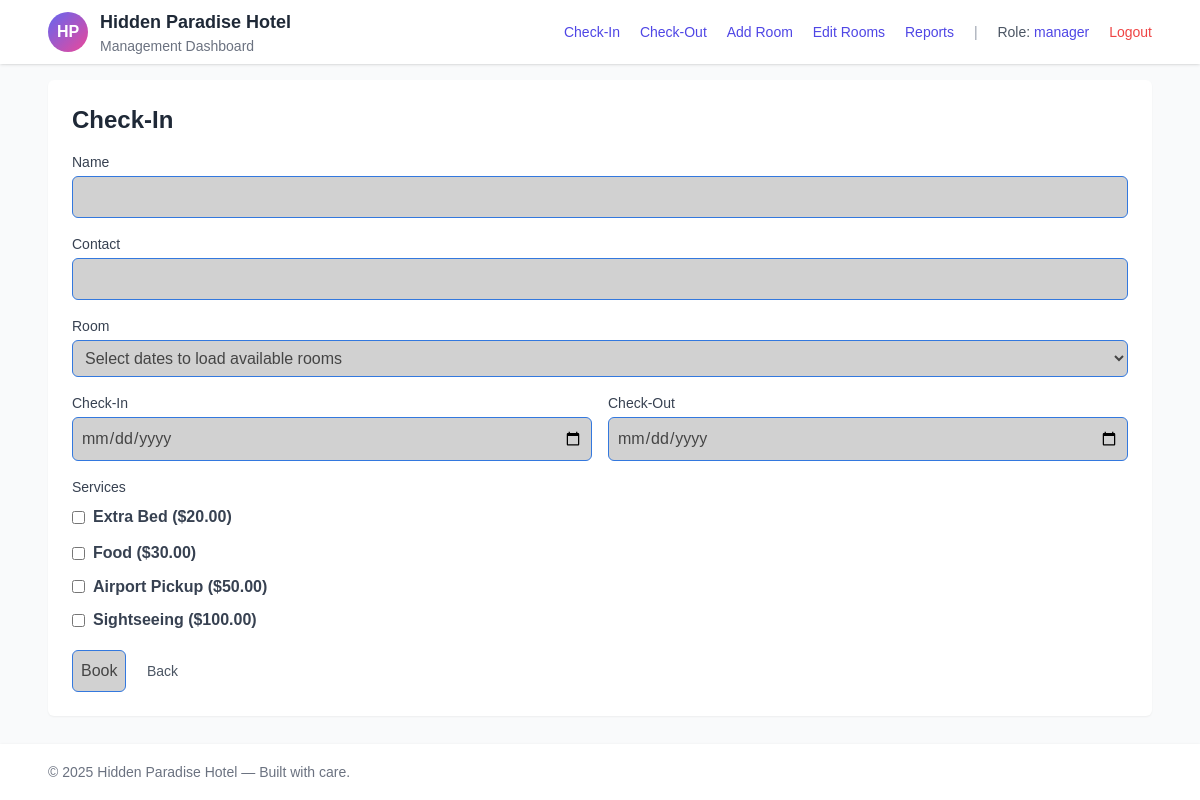
The app's page /checkin.php (signed in) with its own data.
### tables this page shows
CREATE TABLE IF NOT EXISTS services (
    id INT AUTO_INCREMENT PRIMARY KEY,
    name VARCHAR(50) NOT NULL,
    price DECIMAL(10,2) NOT NULL
);

### db.php (called while the page is built, shortened)
<?php
function isManager() {
    return isset($_SESSION['user_role']) && $_SESSION['user_role'] === 'manager';
}

### checkin.php (the view, shortened to what this page needs)
<?php
include 'db.php';
$stmt = $pdo->query("SELECT * FROM services");
$services = $stmt->fetchAll();
?>
<?php $pageTitle = 'Check-In'; include 'header.php'; ?>
    <div class="bg-white p-6 rounded-md shadow-sm">
        <h1 class="text-2xl font-semibold mb-4">Check-In</h1>
        <form method="POST" class="space-y-4">
            <div>
                <label class="block text-sm font-medium text-gray-700">Name</label>
                <input class="mt-1 block w-full rounded-md border-gray-300" type="text" name="name" required>
            </div>
            <div>
                <label class="block text-sm font-medium text-gray-700">Contact</label>
                <input class="mt-1 block w-full rounded-md border-gray-300" type="text" name="contact" required>
            </div>
            <div>
                    <label class="block text-sm font-medium text-gray-700">Room</label>
                    <select id="room_id" class="mt-1 block w-full rounded-md border-gray-300" name="room_id" required>
                        <option value="">Select dates to load available rooms</option>
                    </select>
                </div>
            <div class="grid grid-cols-2 gap-4">
                <div>
                    <label class="block text-sm font-medium text-gray-700">Check-In</label>
                    <input class="mt-1 block w-full rounded-md border-gray-300" type="date" name="check_in" required>
                </div>
                <div>
                    <label class="block text-sm font-medium text-gray-700">Check-Out</label>
                    <input class="mt-1 block w-full rounded-md border-gray-300" type="date" name="check_out" required>
                </div>
            </div>
            <div>
                <label class="block text-sm font-medium text-gray-700">Services</label>
                <div class="mt-2 space-y-2">
                <?php foreach ($services as $serv): ?>
                    <label class="inline-flex items-center">
                        <input type="checkbox" name="services[]" value="<?php echo $serv['id']; ?>" class="rounded border-gray-300">
                        <span class="ml-2 text-gray-700"><?php echo htmlspecialchars($serv['name'] . ' ($' . $serv['price'] . ')'); ?></span>
                    </label><br>
                <?php endforeach; ?>
                </div>
            </div>
            <div>
                <button class="bg-indigo-600 text-white py-2 px-4 rounded-md hover:bg-indigo-700">Book</button>
                <a class="ml-4 text-sm text-gray-600 hover:underline" href="index.php">Back</a>
            </div>
        </form>
    </div>
<?php include 'footer.php'; ?>

### header.php (shortened to what this page needs)
<!DOCTYPE html>
<html lang="en">
<head>
    <script src="https://cdn.tailwindcss.com"></script>
    <link rel="stylesheet" href="css/style.css">
</head>
<body class="min-h-screen bg-gray-50 text-gray-800">
    <header class="fixed top-0 left-0 right-0 z-50 bg-white shadow h-16">
        <div class="max-w-6xl mx-auto px-6 h-full flex items-center justify-between">
            <a href="index.php" class="flex items-center space-x-3">
                <div class="w-10 h-10 bg-gradient-to-br from-indigo-500 to-pink-500 rounded-full flex items-center justify-center text-white font-bold">HP</div>
                <div>
                    <div class="text-lg font-semibold">Hidden Paradise Hotel</div>
                    <div class="text-sm text-gray-500">Management Dashboard</div>
                </div>
            </a>
            <nav class="space-x-4 text-sm">
                <a class="text-indigo-600 hover:underline" href="checkin.php">Check-In</a>
                <a class="text-indigo-600 hover:underline" href="checkout.php">Check-Out</a>
                <?php if (function_exists('isManager') && isManager()) { ?>
                    <a class="text-indigo-600 hover:underline" href="add_room.php">Add Room</a>
                    <a class="text-indigo-600 hover:underline" href="edit_room.php">Edit Rooms</a>
                    <a class="text-indigo-600 hover:underline" href="reports.php">Reports</a>
                <?php } ?>
                <span class="text-gray-400">|</span>
                <span class="text-sm text-gray-600">Role: <span class="font-medium text-indigo-600"><?php echo htmlspecialchars($_SESSION['user_role'] ?? 'Guest'); ?></span></span>
                <a class="text-red-500 hover:underline ml-3" href="logout.php">Logout</a>
            </nav>
        </div>
    </header>
    <main class="max-w-6xl mx-auto p-6 pt-20 pb-20">

### footer.php
    </main>
    <footer class="fixed bottom-0 left-0 right-0 z-40 bg-white shadow h-14">
        <div class="max-w-6xl mx-auto px-6 h-full flex items-center text-sm text-gray-500">
            &copy; <?php echo date('Y'); ?> Hidden Paradise Hotel — Built with care.
        </div>
    </footer>
</body>
</html>

### css/style.css (style rules this page uses)
label { display: block; color: #111111; font-weight: 600; margin-bottom: 0.25rem; }
input, select, textarea, button { color: #454545 !important; background-color: #d1d1d1 !important; border: 1px solid #3378de !important; padding: 0.5rem !important; border-radius: 0.375rem !important; box-sizing: border-box !important; }
::placeholder { color: #4e4e4e !important; }

### records on screen
services: name+price "Extra Bed ($20.00)"
services: name+price "Food ($30.00)"
services: name+price "Airport Pickup ($50.00)"
services: name+price "Sightseeing ($100.00)"

### other values on screen
$_SESSION['user_role'] "manager"
